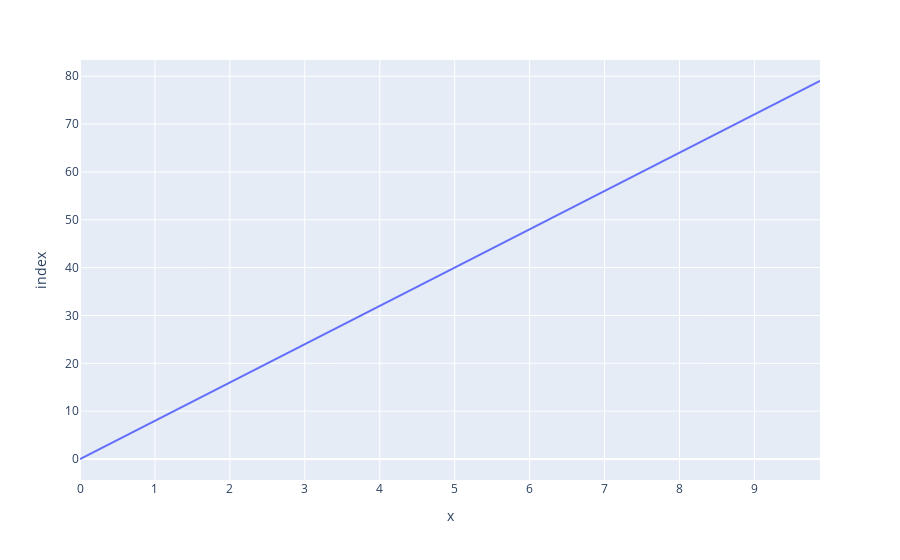

Notebook source saved alongside this figure:
### Code cell
px.line(y, x)

### Figure 1 — Plotly figure (JSON) as saved in the notebook; plotly's stock layout.template omitted (floating-point values rounded to 4 significant figures)
{"data": [{"hovertemplate": "x=%{x}<br>index=%{y}<extra></extra>", "legendgroup": "", "line": {"color": "#636efa", "dash": "solid"}, "mode": "lines", "name": "", "orientation": "h", "showlegend": false, "type": "scatter", "x": [0, 0.125, 0.25, 0.375, 0.5, 0.625, 0.75, 0.875, 1, 1.125, 1.25, 1.375, 1.5, 1.625, 1.75, 1.875, 2, 2.125, 2.25, 2.375, 2.5, 2.625, 2.75, 2.875, 3, 3.125, 3.25, 3.375, 3.5, 3.625, 3.75, 3.875, 4, 4.125, 4.25, 4.375, 4.5, 4.625, 4.75, 4.875, 5, 5.125, 5.25, 5.375, 5.5, 5.625, 5.75, 5.875, 6, 6.125, 6.25, 6.375, 6.5, 6.625, 6.75, 6.875, 7, 7.125, 7.25, 7.375, 7.5, 7.625, 7.75, 7.875, 8, 8.125, 8.25, 8.375, 8.5, 8.625, 8.75, 8.875, 9, 9.125, 9.25, 9.375, 9.5, 9.625, 9.75, 9.875], "xaxis": "x", "y": [0, 1, 2, 3, 4, 5, 6, 7, 8, 9, 10, 11, 12, 13, 14, 15, 16, 17, 18, 19, 20, 21, 22, 23, 24, 25, 26, 27, 28, 29, 30, 31, 32, 33, 34, 35, 36, 37, 38, 39, 40, 41, 42, 43, 44, 45, 46, 47, 48, 49, 50, 51, 52, 53, 54, 55, 56, 57, 58, 59, 60, 61, 62, 63, 64, 65, 66, 67, 68, 69, 70, 71, 72, 73, 74, 75, 76, 77, 78, 79], "yaxis": "y"}], "layout": {"legend": {"tracegroupgap": 0}, "margin": {"t": 60}, "xaxis": {"anchor": "y", "domain": [0, 1], "title": {"text": "x"}}, "yaxis": {"anchor": "x", "domain": [0, 1], "title": {"text": "index"}}}}
